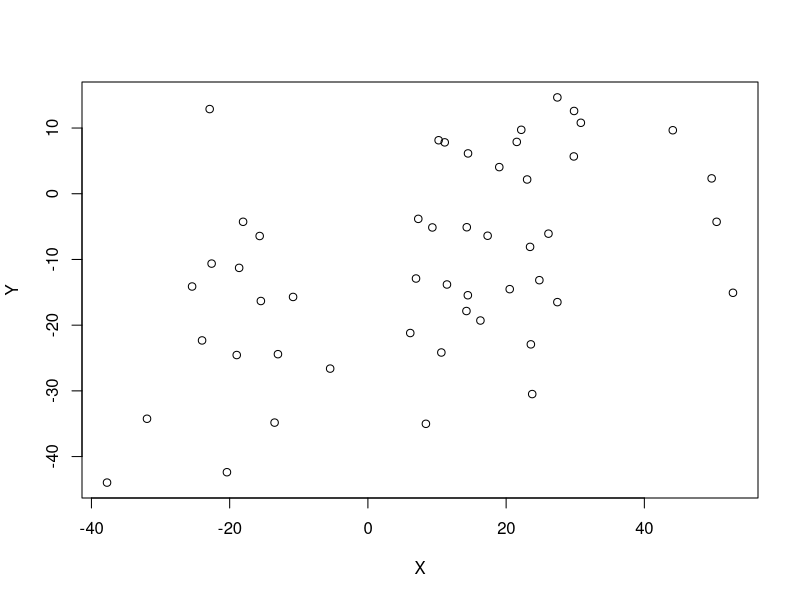
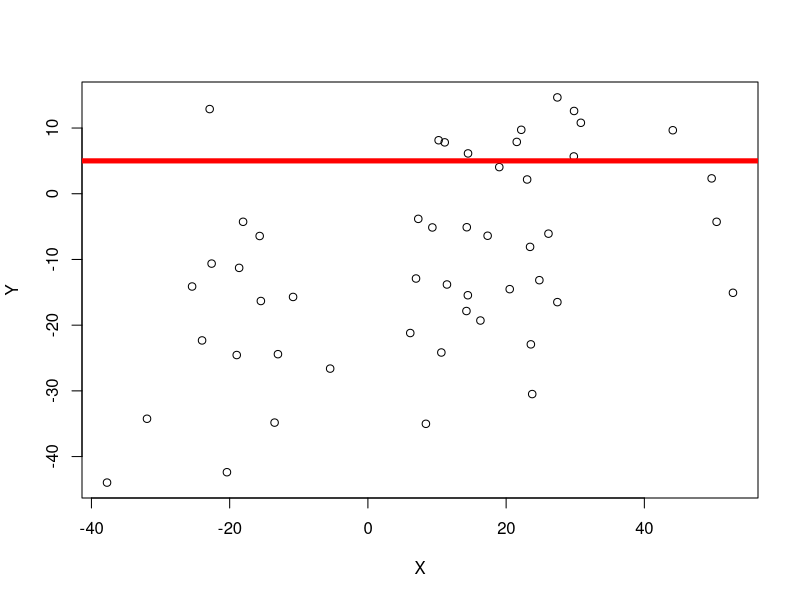
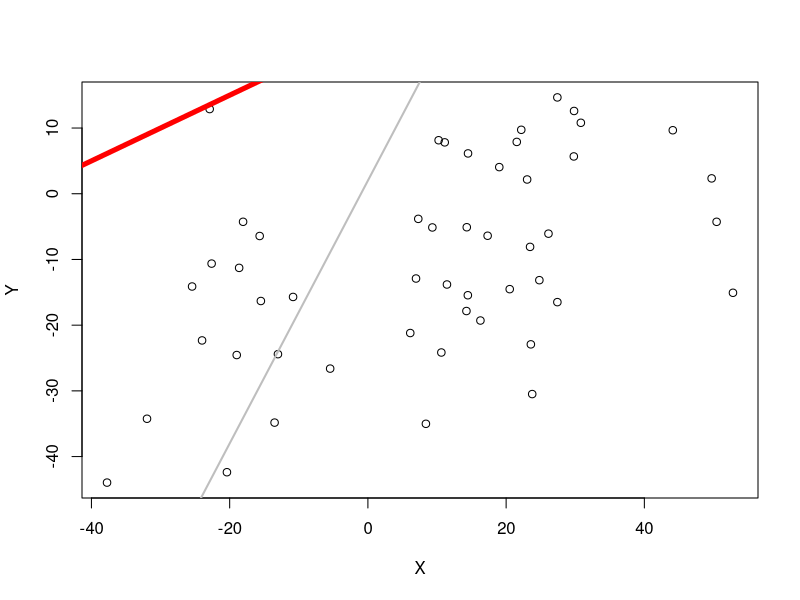
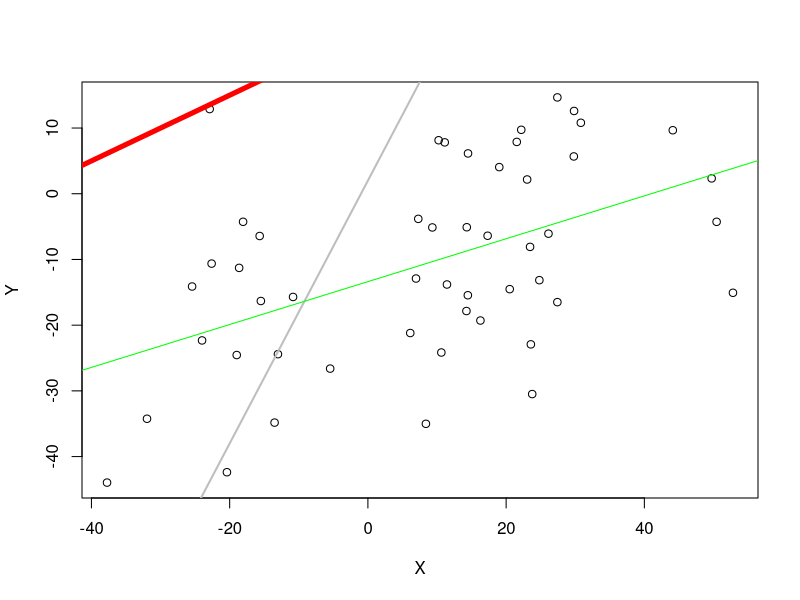

Write R code to recreate these figures, in order.
## ---- chunk 1
n<-50
slope<-0
interc<-5

Data<- function(N){
      X<- rnorm( N, runif(1,-20,20), runif(1,5,40) )
      Y<-X*runif(N, 0, 1) + rnorm(N,-runif(1,-20,20),runif(1,1,20))
      XY<-cbind(X,Y)
     return(XY)
      }
SD<-function(P,sl,int){
      return(sum((P[,2]-sl*P[,1]-int ) *(P[,2]-sl*P[,1]-int)))
}
data<-Data(n)
# sdv<-SD(data,slope,interc)
plot(data, xlab="X",ylab="Y" )
## ---- chunk 2
plot(data, xlab="X",ylab="Y" )
abline(interc,slope,col="red",lwd=5)
## ---- chunk 3
p<-plot(data, xlab="X",ylab="Y" )
abline(interc+20,slope+0.5,col="red",lwd=5)
abline(interc-3,slope+2,col="grey",lwd=2)
## ---- chunk 4
p<-plot(data, xlab="X",ylab="Y" )
abline(interc+20,slope+0.5,col="red",lwd=5)
abline(interc-3,slope+2,col="grey",lwd=2)
abline(lm(data[,2]~data[,1]),col="green",lwd=1)
